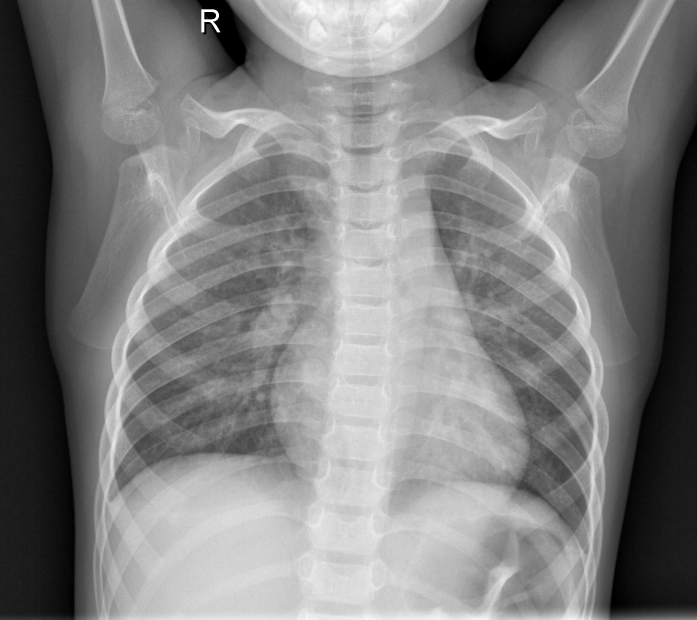
#> input picture NORMAL_TRAIN/IM-0115-0001.jpeg, 2090 x 1858 px (shown at 1/3 size)
$ python open_images.py
#> lines starting #> are read from the running program, lines starting #| are printed output that depends on the picture

from PIL import Image
from matplotlib import image, pyplot
import numpy as np
import os
import sys

image1 = image.imread(os.path.join(sys.path[0], "NORMAL_TRAIN/IM-0115-0001.jpeg"))
#> image1 is the input picture: shape (1858, 2090); min 0, max 255, mean 128.9
image2 = image.imread(os.path.join(sys.path[0], "NORMAL_TRAIN/IM-0117-0001.jpeg"))
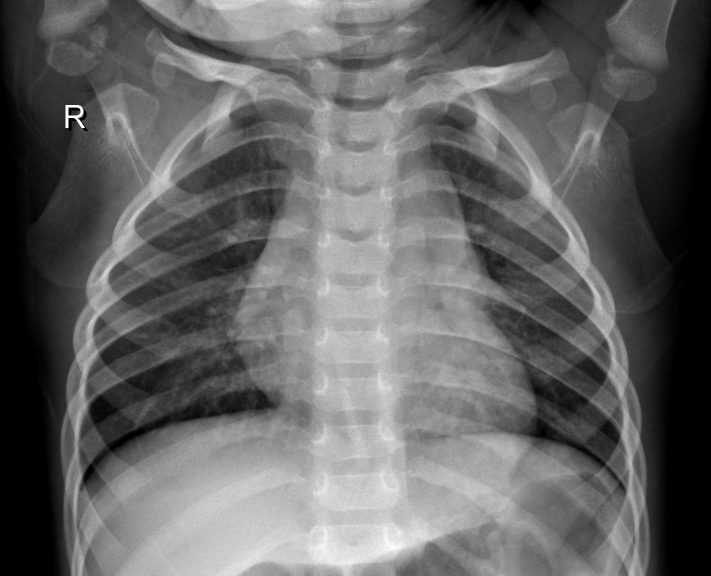
#> input picture NORMAL_TRAIN/IM-0117-0001.jpeg, 1422 x 1152 px (shown at 1/2 size)
#> image2 is the input picture: shape (1152, 1422); min 0, max 255, mean 100.7
image3 = image.imread(os.path.join(sys.path[0], "NORMAL_TRAIN/IM-0119-0001.jpeg"))
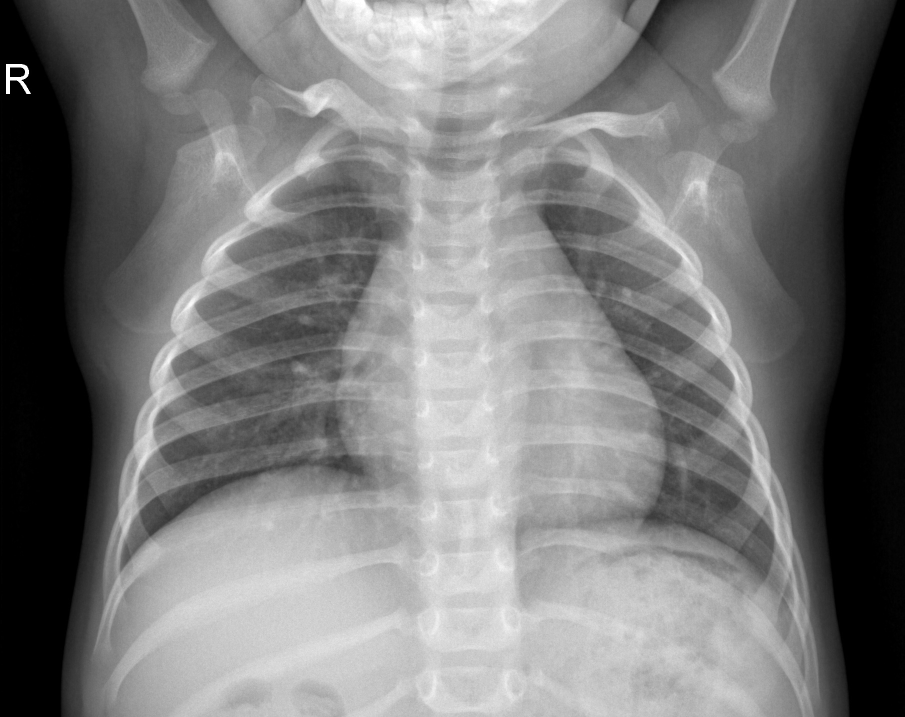
#> input picture NORMAL_TRAIN/IM-0119-0001.jpeg, 1810 x 1434 px (shown at 1/2 size)
#> image3 is the input picture: shape (1434, 1810); min 0, max 255, mean 122
image4 = image.imread(os.path.join(sys.path[0], "NORMAL_TRAIN/IM-0122-0001.jpeg"))
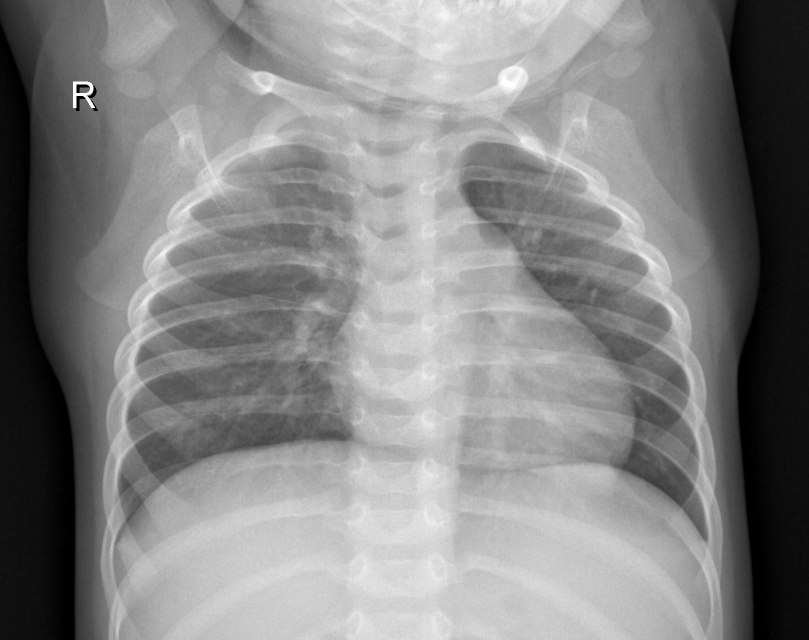
#> input picture NORMAL_TRAIN/IM-0122-0001.jpeg, 1618 x 1279 px (shown at 1/2 size)
#> image4 is the input picture: shape (1279, 1618); min 0, max 255, mean 133
image5 = image.imread(os.path.join(sys.path[0], "NORMAL_TRAIN/IM-0125-0001.jpeg"))
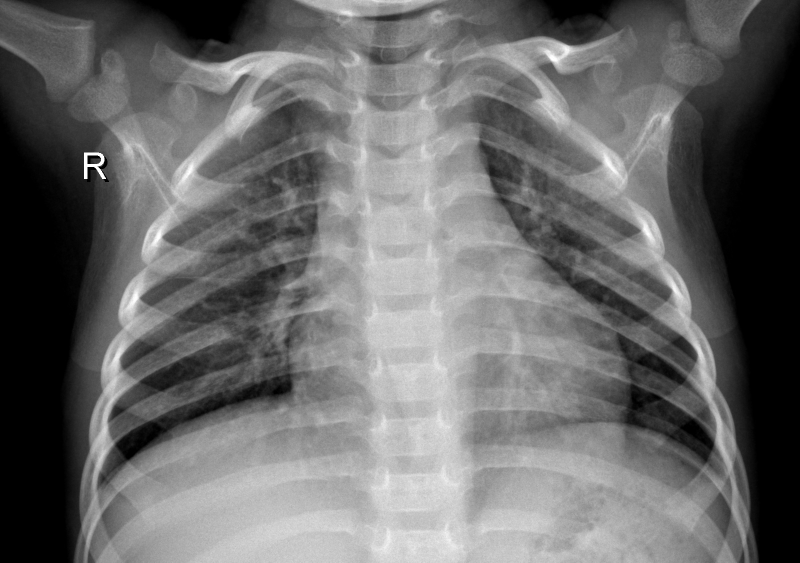
#> input picture NORMAL_TRAIN/IM-0125-0001.jpeg, 1600 x 1125 px (shown at 1/2 size)
#> image5 is the input picture: shape (1125, 1600); min 0, max 255, mean 106.2
image6 = image.imread(os.path.join(sys.path[0], "NORMAL_TRAIN/IM-0127-0001.jpeg"))
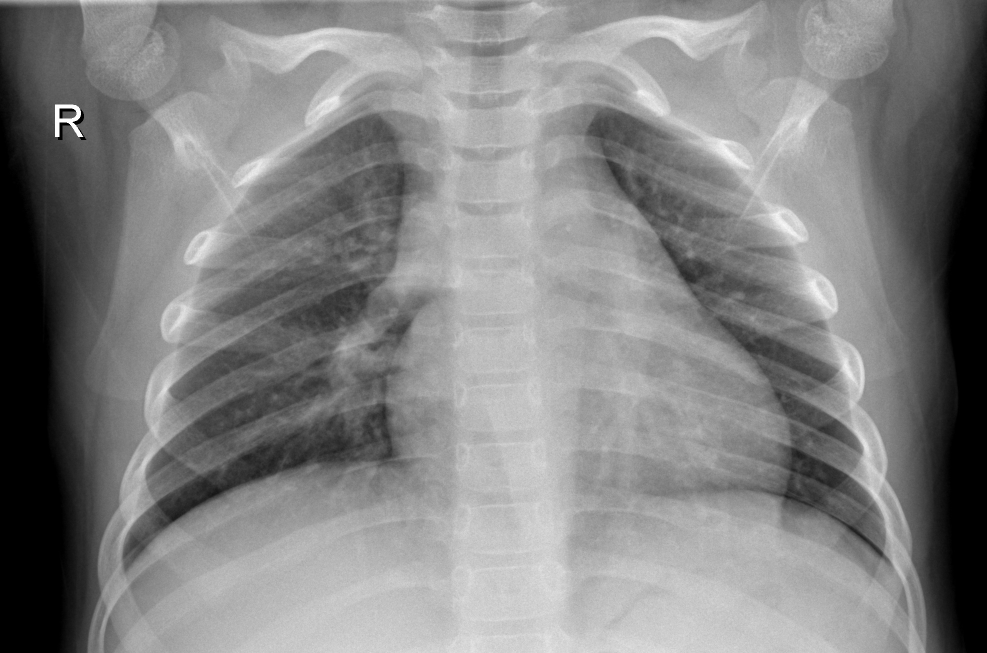
#> input picture NORMAL_TRAIN/IM-0127-0001.jpeg, 1974 x 1306 px (shown at 1/2 size)
#> image6 is the input picture: shape (1306, 1974); min 0, max 255, mean 130.4
#> (the run stopped early here; a loop or call above may not have finished)
